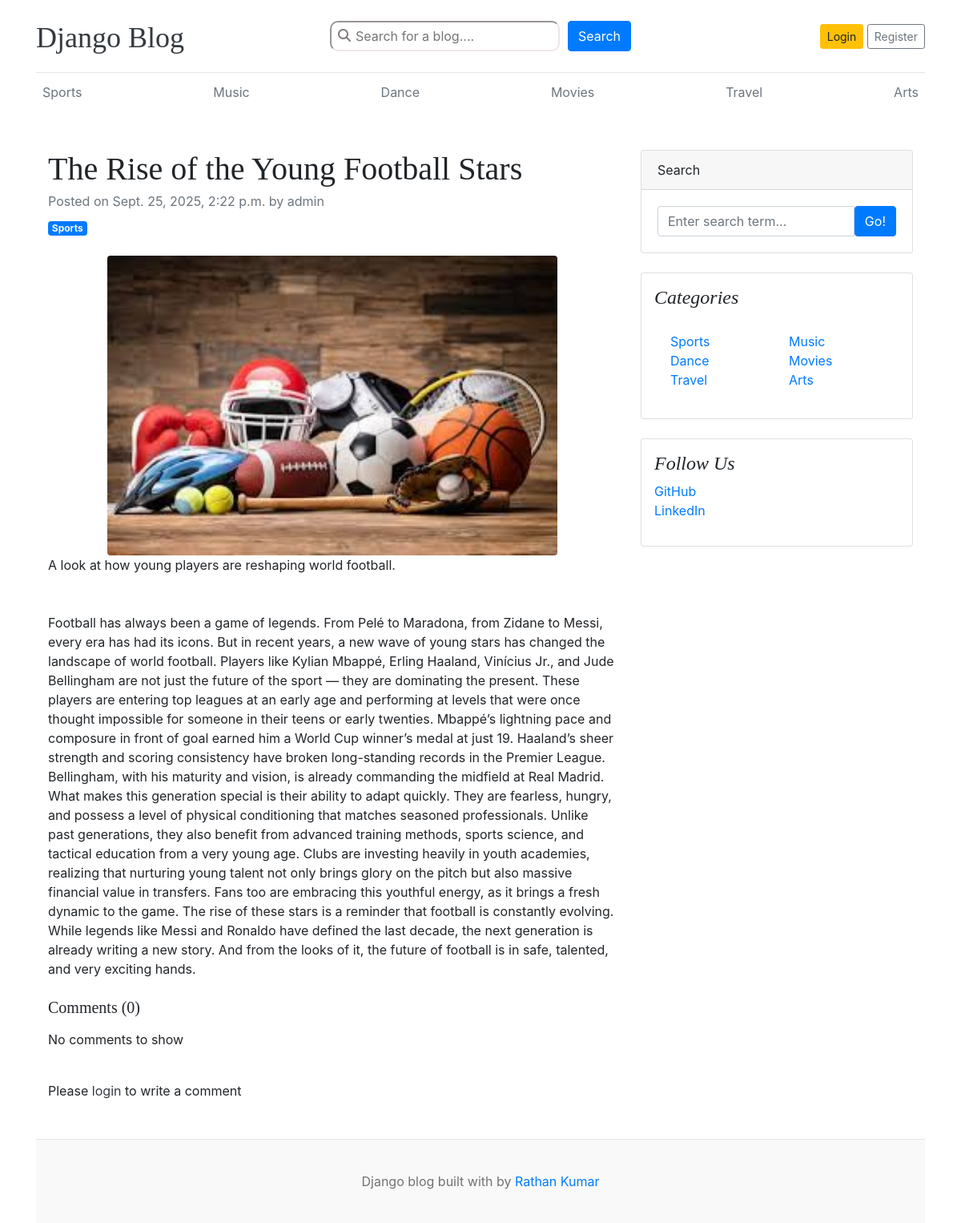
/the-rise-of-the-young-football-stars-8/, run on the app's committed database.
### blogs/models.py (models this page shows, shortened)
class Category(models.Model):
    category_name = models.CharField(max_length=255, unique=True)
    created_at = models.DateTimeField(auto_now_add=True)
    updated_at = models.DateTimeField(auto_now=True)
    class Meta:
        verbose_name_plural = 'categories'
    def __str__(self):
        return self.category_name

class Blog(models.Model):
    title = models.CharField(max_length=200)
    slug = models.SlugField(max_length=150, unique=True, blank=True)
    category = models.ForeignKey(Category, on_delete=models.CASCADE)
    author = models.ForeignKey(User, on_delete=models.CASCADE)
    featured_image = models.ImageField(upload_to='uploads/%Y/%m/%d')
    short_description = models.TextField(max_length=500)
    blog_body = models.TextField(max_length=2000)
    status = models.CharField(
        max_length=20, choices=STATUS_CHOICES, default="Draft")
    is_featured = models.BooleanField(default=False)
    created_at = models.DateTimeField(auto_now_add=True)
    updated_at = models.DateTimeField(auto_now=True)

### blogs/views.py (the view, shortened to what this page needs)
# urls.py: path('<slug:slug>/', BlogView.blogs, name='blogs'),
def blogs(request, slug):
    single_blog = get_object_or_404(Blog, slug=slug, status='Published')
    comments = Comment.objects.filter(blog=single_blog)
    count = comments.count()
    print(comments)
    context = {
        'single_blog': single_blog,
        'comments': comments,
        'count': count,
    }
    return render(request, 'blogs.html', context)

### blogs/context_processors.py (called while the page is built)
def get_categories(request):
    categories = Category.objects.all()
    return dict(categories=categories)

### templates/blogs.html (shortened to what this page needs)
{% extends 'base.html' %}
{% block content %}
<div class="container mt-5">
    <div class="row">
        <div class="col-lg-8">
            <article>
                <header class="mb-4">
                    <h1 class="fw-bolder mb-1">{{single_blog.title}}</h1>
                    <div class="text-muted fst-italic mb-2">Posted on {{single_blog.created_at}} by
                        {{single_blog.author}}</div>
                    <a class="badge bg-primary text-decoration-none text-light" href="#!">{{single_blog.category}}</a>
                </header>
                <div class="col-lg-10 col-md-12 mx-auto"><img class="img-fluid rounded w-100"
                        src="{{ single_blog.featured_image.url  }}" alt="..." /></div>
                <section class="mb-5">
                    <p class="fs-5 mb-4">{{single_blog.short_description}}</p>
                    <br>
                    <p class="fs-5 mb-4">{{single_blog.blog_body}}</p>
                    <h5>Comments ({{ count }}) </h5>
                    {% if comments %}
                    {% for comment in comments%}
                    <div class="card mb-2">
                        <div class="card-body">
                            <div class="card-text">{{ comment }}</div>
                            <span>
                                <small>By {{comment.user}} | {{comment.created_at | timesince}} ago</small>
                            </span>
                        </div>
                    </div>
                    {% endfor %}
                    {% else %}
                    <p>No comments to show </p>
                    {% endif %}
                    <br>
                    {% if user.is_authenticated%}
                    <div class="form-group">
                        <form action="" method="POST">
                            {% csrf_token %}
                            <div class="form-group">
                                <textarea name="comment" class="form-control" cols="15" rows="3"
                                    placeholder="Enter your comment"></textarea>
                                <button class="btn btn-primary mt-3" type="submit">Submit</button>
                            </div>
                        </form>
                    </div>
                    {% else %}
                    <p class="mb-3">Please <a class="text-dark" href="{% url 'login' %}">login</a> to write a comment
                    </p>
                    {% endif %}
                </section>
            </article>
        </div>
        <div class="col-lg-4">
            <div class="card mb-4">
                <div class="card-header">Search</div>
                <div class="card-body">
                    <div class="input-group">
                        <input class="form-control" type="text" placeholder="Enter search term..."
                            aria-label="Enter search term..." aria-describedby="button-search" />
                        <button class="btn btn-primary" id="button-search" type="button">Go!</button>
                    </div>
                </div>
            </div>
            <div class="card mb-4 p-3">
                <h4 class="font-italic">Categories</h4>
                <div class="card-body">
                    <div class="row">
                        {% for category in categories %}
                        <div class="col-sm-6">
                            <ul class="list-unstyled mb-0">
                                <li><a href="{% url 'posts_by_category' category.id  %}">{{category.category_name}}</a>
                                </li>
                            </ul>
                        </div>
                        {% endfor %}
                    </div>
                </div>
            </div>
            <div class="card mb-4 p-3">
                <h4 class="font-italic">Follow Us</h4>
                <ol class="list-unstyled">
                    <li><a href="#">GitHub</a></li>
                    <li><a href="#">LinkedIn</a></li>
                </ol>
            </div>
        </div>
    </div>
</div>
{% endblock %}

### templates/base.html (shortened to what this page needs)
{% load static %}
<!DOCTYPE html>
<html lang="en">
<head>
    <link href="https://getbootstrap.com/docs/4.0/dist/css/bootstrap.min.css" rel="stylesheet">
    <link href="{% static 'css/blog.css' %}" rel="stylesheet">
    <link rel="stylesheet" href="https://cdnjs.cloudflare.com/ajax/libs/font-awesome/6.6.0/css/all.min.css">
</head>
<body>
    <div class="container">
        <header class="blog-header py-3">
            <div class="row flex-nowrap justify-content-between align-items-center">
                <div class="col-4 pt-1">
                    <a class="blog-header-logo text-dark" href="/">Django Blog</a>
                </div>
                <div class="col-4">
                    <form class="search-form" action="{% url 'search' %}" method="GET">
                        <div class="search-container">
                            <i class="fa-solid fa-magnifying-glass"></i>
                            <input type="text" name="keyword" placeholder="Search for a blog....">
                        </div>
                        <button class="btn btn-primary" id="submitbtn" type="submit">Search</button>
                    </form>
                </div>
                <div class="col-4 d-flex justify-content-end align-items-center">
                    {% if not user.is_authenticated %}
                    <a class="btn btn-sm btn-warning" href="{% url 'login' %}">Login</a> &nbsp;
                    <a class="btn btn-sm btn-outline-secondary" href="{% url 'register' %}">Register</a>
                    {% endif %}
                </div>
            </div>
        </header>
        <div class="nav-scroller py-1 mb-2">
            <nav class="nav d-flex justify-content-between">
                {% for category in categories %}
                <a class="p-2 text-muted"
                    href="{% url 'posts_by_category' category.id %}">{{category.category_name}}</a>
                {% endfor %}
            </nav>
        </div>
        {% block content %}
        {% endblock %}
        <footer class="blog-footer">
            <p>Django blog built with by <a href="#">Rathan Kumar</a></p>
        </footer>
</body>
</html>

### blog_main/static/css/blog.css (style rules this page uses)
.blog-header { border-bottom: 1px solid #e5e5e5; }
.blog-header-logo { font-family: "Playfair Display", Georgia, "Times New Roman", serif ; font-size: 2.25rem; }
h1, h2, h3, h4, h5, h6 { font-family: "Playfair Display", Georgia, "Times New Roman", serif ; }
.blog-footer { padding: 2.5rem 0; color: #727272; text-align: center; background-color: #f9f9f9; border-top: .05rem solid #e5e5e5; }
.blog-footer p:last-child { margin-bottom: 0; }
.search-form { display: flex; justify-content: center; gap: 10px; }
.search-container { position: relative; }
.search-container i { position: absolute; left: 10px; top: 10px; color: #827b7b; }
.search-container input { padding: 5px 5px 5px 30px; border-radius: 10px; border-color: rgb(237, 229, 229); }

### data on the page
Category: category_name "Sports"
Category: category_name "Music"
Category: category_name "Dance"
Category: category_name "Movies"
Category: category_name "Travel"
Category: category_name "Arts"
Blog: title "The Rise of the Young Football Stars", created_at "Sept. 25, 2025, 2:22 p.m.", author "admin", category "Sports", featured_image (picture), short_description "A look at how young players are reshaping world football.", blog_body "Football has always been a game of legends. From Pelé to Maradona, from Zidane to Messi, every era has had its icons. But in recent years, a new wave of young stars has changed the landscape of world football. Players like Kylian Mbappé, Erling Haaland, Vinícius Jr., and Jude Bellingham are not just the future of the sport — they are dominating the present. These players are entering top leagues at an early age and performing at levels that were once thought impossible for someone in their teens or early twenties. Mbappé’s lightning pace and composure in front of goal earned him a World Cup winner’s medal at just 19. Haaland’s sheer strength and scoring consistency have broken long-standing…"

### other printed values
{{ count }} "0"
